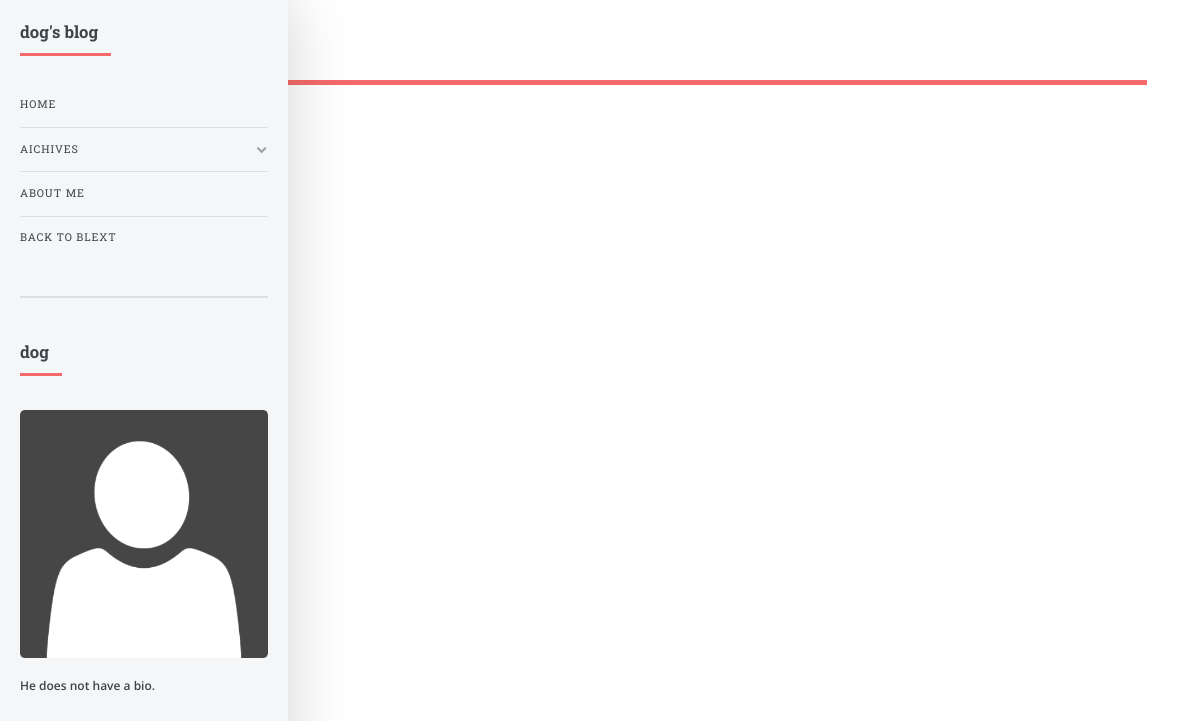
Page /user/dog/about_me on the committed database.
### app/models.py (models this page shows, shortened)
class User(db.Model, UserMixin):
    __tablename__ = 'users'
    id = db.Column(db.Integer, primary_key=True)
    username = db.Column(db.String(64), unique=True, index=True)
    email = db.Column(db.String(64), unique=True, index=True)
    blogs = db.relationship('Blog', backref='author', lazy='dynamic')
    password_hash = db.Column(db.String(128))
    confirmed = db.Column(db.Boolean, default=False)
    bio = db.Column(db.String(64))
    about_me_text = db.Column(db.Text)
    about_me = db.Column(db.Text)
    avatar_url = db.Column(db.String(256))
    blog_title = db.Column(db.String(32))
    categories = db.relationship('Category', backref='author', lazy='dynamic')
    tags = db.relationship('Tag', backref='author', lazy='dynamic')
    @property
    def password(self):
        raise AttributeError('password is not a readable attribute')

### app/user/views.py (the view)
@user.route('/<username>/about_me')
def about_me(username):
    host_user = User.query.filter_by(username=username).first()
    if host_user:
        return render_template('user/about_me.html', about_me=host_user.about_me, host_user=host_user)
    abort(404)

### app/auth/views.py (called while the page is built)
@auth.before_app_request
def before_request():
    if current_user.is_authenticated \
            and not current_user.confirmed \
            and request.endpoint[:5] != 'auth.' \
            and request.endpoint != 'static':
        return redirect(url_for('auth.unconfirmed'))

### app/main/views.py (called while the page is built)
@main.after_app_request
def after_request(response):
    for query in get_debug_queries():
        if query.duration >= current_app.config['BLEXT_SLOW_DB_QUERY_TIME']:
            current_app.logger.warning(
                'Slow query: %s\nParameters: %s\nDuration: %fs\nContext: %s\n'
                % (query.statement, query.parameters, query.duration,
                   query.context))
    return response

### app/templates/user/about_me.html (shortened to what this page needs)
{% extends "user/base.html" %}
{% block page_content %}
<div id="main">
    <div class="inner">
        <header id="header"></header>
        <section>
            <header class="main">
                <h1>About Me</h1>
            </header>
        </section>
    </div>
</div>
{% endblock %}

### app/templates/user/base.html (shortened to what this page needs)
{% extends "bootstrap/base.html" %}
{% import "bootstrap/wtf.html" as wtf %}
{% block head %}
{{ super() }}
<link rel="stylesheet" href="{{ url_for('static', filename='css/editorial/main.css') }}" />
<link rel="stylesheet" type="text/css" href="{{ url_for('static', filename='css/simplemde.min.css') }}">
<link rel="stylesheet" href="{{ url_for('static', filename='css/github.css') }}" />
<link rel="stylesheet" href="{{ url_for('static', filename='css/ns-style-growl.css') }}" />
<link rel="stylesheet" href="{{ url_for('static', filename='css/ns-default.css') }}" />
{% endblock %}
{% block content %}
<div id="wrapper">
    {% block page_content %}{% endblock %}
    <div id="sidebar">
        <div class="inner">
            <nav id="menu">
                <header class="major">
                    <h2>
						{{ host_user.blog_title or host_user.username+"'s blog"}}
                    </h2>
                </header>
                <ul>
                    <li><a href="{{ url_for('user.index', username=host_user.username) }}">Home</a></li>
                    <li>
                        <span class="opener">Aichives</span>
                    </li>
                    <li><a href="{{ url_for('user.about_me', username=host_user.username) }}">About Me</a></li>
                    <li><a href="{{ url_for('main.index') }}">Back to BLEXT</a></li>
                </ul>
            </nav>
            <section>
                <header class="major">
                    <h2>{{ host_user.username }}</h2>
                </header>
                <div class="mini-posts">
                    <article>
                        <a class="image"><img src="{{ host_user.avatar_url or url_for('static', filename='img/guest.png') }}" alt="" /></a>
                        <strong>
                        {% if host_user == current_user %}
                            {% if host_user.bio %}
                            <p>{{ host_user.bio }}</p>
                            {% else %}
                            <a href="{{ url_for('settings.profile_setting') }}">
                                Add a Bio
                            </a>
                            {% endif %}
                        {% else %}
                        <p>{{ host_user.bio or 'He does not have a bio.' }}</p>
                        {% endif %}
                        </strong>
                    </article>
                </div>
            </section>
        </div>
    </div>
</div>
{% endblock %}

### rows in the picture
User: blog_title+username "dog's blog", username "dog", bio "He does not have a bio."
